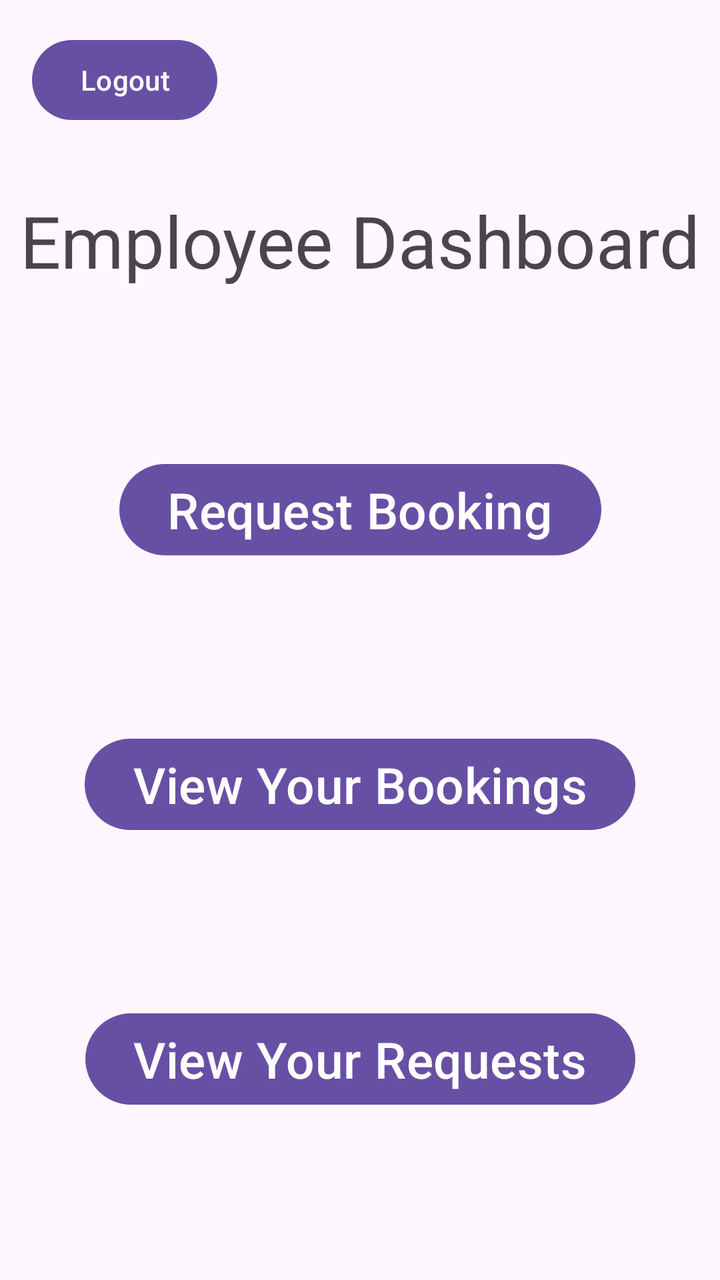
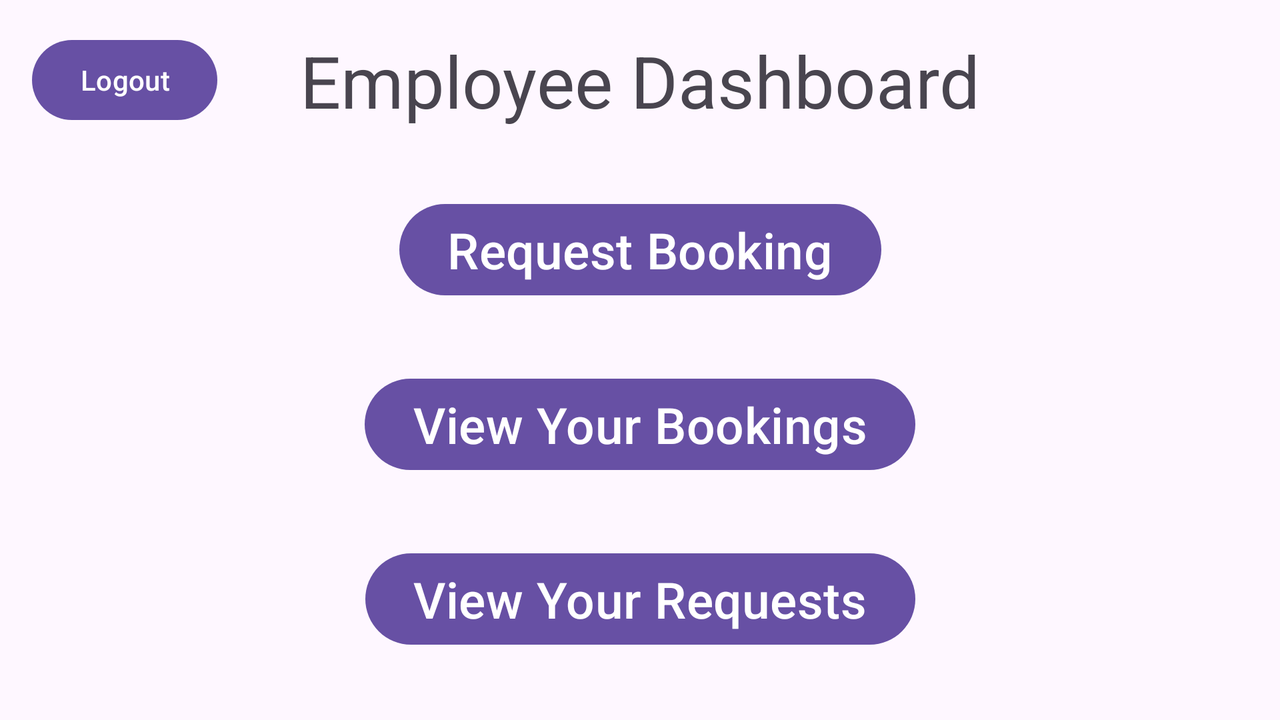

One screen, two layout resources from the same app: the default and the repository's alternative for another configuration. Each is rendered where Android would select it; the XML of both is given below.
<!-- AndroidManifest.xml: application theme Theme.COMP2000UI -->
<!-- res/layout/activity_employee_dashboard.xml -->
<?xml version="1.0" encoding="utf-8"?>
<androidx.constraintlayout.widget.ConstraintLayout xmlns:android="http://schemas.android.com/apk/res/android"
    xmlns:app="http://schemas.android.com/apk/res-auto"
    xmlns:tools="http://schemas.android.com/tools"
    android:id="@+id/cl_employee_dashboard"
    android:layout_width="match_parent"
    android:layout_height="match_parent"
    tools:context=".EmployeeDashboardActivity">

    <Button
        android:id="@+id/button_logout"
        android:layout_width="wrap_content"
        android:layout_height="wrap_content"
        android:layout_marginStart="16dp"
        android:layout_marginTop="16dp"
        android:text="Logout"
        app:layout_constraintStart_toStartOf="parent"
        app:layout_constraintTop_toTopOf="parent" />

    <TextView
        android:id="@+id/textview_employee_dashboard"
        android:layout_width="wrap_content"
        android:layout_height="wrap_content"
        android:layout_marginTop="32dp"
        android:text="Employee Dashboard"
        android:textSize="36sp"
        app:layout_constraintEnd_toEndOf="parent"
        app:layout_constraintStart_toStartOf="parent"
        app:layout_constraintTop_toBottomOf="@+id/button_logout" />

    <Button
        android:id="@+id/button_request_booking"
        android:layout_width="wrap_content"
        android:layout_height="wrap_content"
        android:text="Request Booking"
        android:textSize="25sp"
        app:layout_constraintBottom_toTopOf="@+id/button_view_your_bookings"
        app:layout_constraintEnd_toEndOf="parent"
        app:layout_constraintStart_toStartOf="parent"
        app:layout_constraintTop_toBottomOf="@+id/textview_employee_dashboard" />

    <Button
        android:id="@+id/button_view_your_bookings"
        android:layout_width="wrap_content"
        android:layout_height="wrap_content"
        android:text="View Your Bookings"
        android:textSize="25sp"
        app:layout_constraintBottom_toBottomOf="parent"
        app:layout_constraintEnd_toEndOf="parent"
        app:layout_constraintStart_toStartOf="parent"
        app:layout_constraintTop_toBottomOf="@+id/textview_employee_dashboard" />

    <Button
        android:id="@+id/button_view_your_requests"
        android:layout_width="wrap_content"
        android:layout_height="wrap_content"
        android:text="View Your Requests"
        android:textSize="25sp"
        app:layout_constraintBottom_toBottomOf="parent"
        app:layout_constraintEnd_toEndOf="parent"
        app:layout_constraintStart_toStartOf="parent"
        app:layout_constraintTop_toBottomOf="@+id/button_view_your_bookings" />
</androidx.constraintlayout.widget.ConstraintLayout>
<!-- resources referenced by this layout -->
<resources>
  <style name="Theme.COMP2000UI" parent="Base.Theme.COMP2000UI" />
  <style name="Base.Theme.COMP2000UI" parent="Theme.Material3.DayNight.NoActionBar">
          
          
      </style>
</resources>
<!-- res/layout-land/activity_employee_dashboard.xml (the repository's variant of the layout above) -->
<!-- drawn on the phone turned sideways -->
<?xml version="1.0" encoding="utf-8"?>
<androidx.constraintlayout.widget.ConstraintLayout xmlns:android="http://schemas.android.com/apk/res/android"
    xmlns:app="http://schemas.android.com/apk/res-auto"
    xmlns:tools="http://schemas.android.com/tools"
    android:id="@+id/cl_employee_dashboard"
    android:layout_width="match_parent"
    android:layout_height="match_parent"
    tools:context=".EmployeeDashboardActivity">

    <Button
        android:id="@+id/button_logout"
        android:layout_width="wrap_content"
        android:layout_height="wrap_content"
        android:layout_marginStart="16dp"
        android:layout_marginTop="16dp"
        android:text="Logout"
        app:layout_constraintStart_toStartOf="parent"
        app:layout_constraintTop_toTopOf="parent" />

    <TextView
        android:id="@+id/textview_employee_dashboard"
        android:layout_width="wrap_content"
        android:layout_height="wrap_content"
        android:layout_marginTop="16dp"
        android:text="Employee Dashboard"
        android:textSize="36sp"
        app:layout_constraintEnd_toEndOf="parent"
        app:layout_constraintStart_toStartOf="parent"
        app:layout_constraintTop_toTopOf="parent" />

    <Button
        android:id="@+id/button_request_booking"
        android:layout_width="wrap_content"
        android:layout_height="wrap_content"
        android:text="Request Booking"
        android:textSize="25sp"
        app:layout_constraintBottom_toTopOf="@+id/button_view_your_bookings"
        app:layout_constraintEnd_toEndOf="parent"
        app:layout_constraintStart_toStartOf="parent"
        app:layout_constraintTop_toBottomOf="@+id/textview_employee_dashboard" />

    <Button
        android:id="@+id/button_view_your_bookings"
        android:layout_width="wrap_content"
        android:layout_height="wrap_content"
        android:text="View Your Bookings"
        android:textSize="25sp"
        app:layout_constraintBottom_toBottomOf="parent"
        app:layout_constraintEnd_toEndOf="parent"
        app:layout_constraintStart_toStartOf="parent"
        app:layout_constraintTop_toBottomOf="@+id/textview_employee_dashboard" />

    <Button
        android:id="@+id/button_view_your_requests"
        android:layout_width="wrap_content"
        android:layout_height="wrap_content"
        android:text="View Your Requests"
        android:textSize="25sp"
        app:layout_constraintBottom_toBottomOf="parent"
        app:layout_constraintEnd_toEndOf="parent"
        app:layout_constraintStart_toStartOf="parent"
        app:layout_constraintTop_toBottomOf="@+id/button_view_your_bookings" />
</androidx.constraintlayout.widget.ConstraintLayout>
